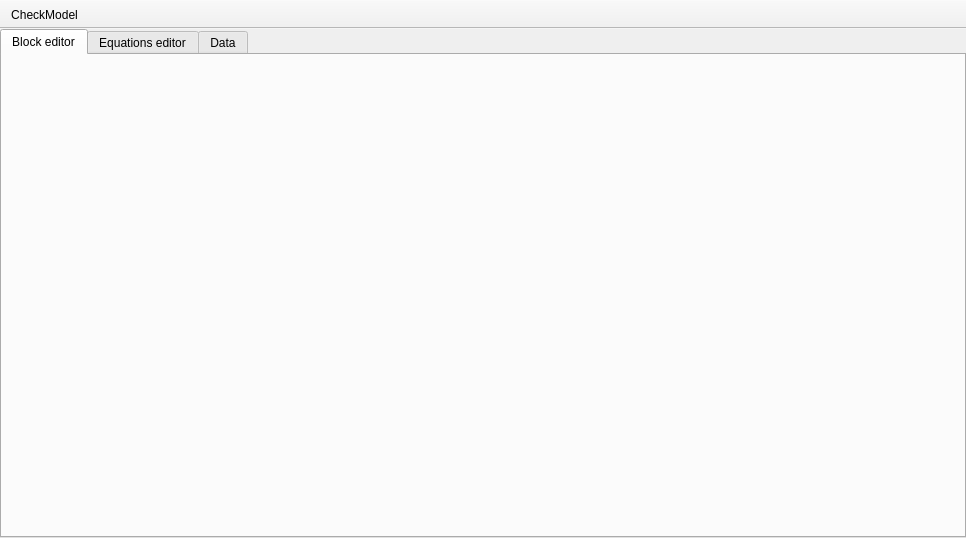
<?xml version="1.0" encoding="UTF-8"?>
<ui version="4.0">
 <class>MainWindow</class>
 <widget class="QMainWindow" name="MainWindow">
  <property name="geometry">
   <rect>
    <x>0</x>
    <y>0</y>
    <width>966</width>
    <height>538</height>
   </rect>
  </property>
  <property name="windowTitle">
   <string>MainWindow</string>
  </property>
  <widget class="QWidget" name="centralwidget">
   <layout class="QVBoxLayout" name="verticalLayout">
    <property name="leftMargin">
     <number>0</number>
    </property>
    <property name="topMargin">
     <number>0</number>
    </property>
    <property name="rightMargin">
     <number>0</number>
    </property>
    <property name="bottomMargin">
     <number>0</number>
    </property>
    <item>
     <widget class="QTabWidget" name="tabWidget">
      <property name="currentIndex">
       <number>0</number>
      </property>
      <widget class="QWidget" name="tab">
       <attribute name="title">
        <string>Block editor</string>
       </attribute>
       <layout class="QVBoxLayout" name="verticalLayout_4">
        <item>
         <layout class="QVBoxLayout" name="editorLayout"/>
        </item>
       </layout>
      </widget>
      <widget class="QWidget" name="tab_edit">
       <attribute name="title">
        <string>Equations editor</string>
       </attribute>
       <layout class="QHBoxLayout" name="horizontalLayout_2">
        <item>
         <layout class="QHBoxLayout" name="equations_editor_layout"/>
        </item>
       </layout>
      </widget>
      <widget class="QWidget" name="tab_2">
       <attribute name="title">
        <string>Data</string>
       </attribute>
       <layout class="QVBoxLayout" name="verticalLayout_3">
        <item>
         <widget class="QSplitter" name="splitter_3">
          <property name="orientation">
           <enum>Qt::Orientation::Horizontal</enum>
          </property>
          <widget class="QFrame" name="frame_8">
           <property name="maximumSize">
            <size>
             <width>400</width>
             <height>16777215</height>
            </size>
           </property>
           <property name="frameShape">
            <enum>QFrame::Shape::NoFrame</enum>
           </property>
           <property name="frameShadow">
            <enum>QFrame::Shadow::Raised</enum>
           </property>
           <layout class="QVBoxLayout" name="verticalLayout_7">
            <property name="topMargin">
             <number>8</number>
            </property>
            <item>
             <widget class="QListWidget" name="datalistWidget">
              <item>
               <property name="text">
                <string>State variables</string>
               </property>
               <property name="foreground">
                <brush brushstyle="NoBrush">
                 <color alpha="255">
                  <red>64</red>
                  <green>191</green>
                  <blue>83</blue>
                 </color>
                </brush>
               </property>
              </item>
              <item>
               <property name="text">
                <string>State equations</string>
               </property>
               <property name="foreground">
                <brush brushstyle="NoBrush">
                 <color alpha="255">
                  <red>64</red>
                  <green>191</green>
                  <blue>83</blue>
                 </color>
                </brush>
               </property>
              </item>
              <item>
               <property name="text">
                <string>Algebraic variables</string>
               </property>
               <property name="foreground">
                <brush brushstyle="NoBrush">
                 <color alpha="255">
                  <red>26</red>
                  <green>95</green>
                  <blue>180</blue>
                 </color>
                </brush>
               </property>
              </item>
              <item>
               <property name="text">
                <string>Algebraic equations</string>
               </property>
               <property name="foreground">
                <brush brushstyle="NoBrush">
                 <color alpha="255">
                  <red>26</red>
                  <green>95</green>
                  <blue>180</blue>
                 </color>
                </brush>
               </property>
              </item>
              <item>
               <property name="text">
                <string>Parameters</string>
               </property>
               <property name="foreground">
                <brush brushstyle="NoBrush">
                 <color alpha="255">
                  <red>255</red>
                  <green>120</green>
                  <blue>0</blue>
                 </color>
                </brush>
               </property>
              </item>
             </widget>
            </item>
           </layout>
          </widget>
          <widget class="QFrame" name="PlotFrame">
           <property name="frameShape">
            <enum>QFrame::Shape::NoFrame</enum>
           </property>
           <property name="frameShadow">
            <enum>QFrame::Shadow::Raised</enum>
           </property>
           <layout class="QHBoxLayout" name="horizontalLayout">
            <item>
             <widget class="QSplitter" name="splitter">
              <property name="orientation">
               <enum>Qt::Orientation::Vertical</enum>
              </property>
              <widget class="QTableView" name="tableView_variables_and_params"/>
              <widget class="QTableView" name="tableView_equations"/>
             </widget>
            </item>
           </layout>
          </widget>
         </widget>
        </item>
       </layout>
      </widget>
     </widget>
    </item>
   </layout>
  </widget>
  <widget class="QToolBar" name="toolBar">
   <property name="windowTitle">
    <string>toolBar</string>
   </property>
   <property name="movable">
    <bool>false</bool>
   </property>
   <attribute name="toolBarArea">
    <enum>TopToolBarArea</enum>
   </attribute>
   <attribute name="toolBarBreak">
    <bool>false</bool>
   </attribute>
   <addaction name="actionCheckModel"/>
  </widget>
  <action name="actionCheckModel">
   <property name="text">
    <string>CheckModel</string>
   </property>
   <property name="menuRole">
    <enum>QAction::MenuRole::NoRole</enum>
   </property>
  </action>
 </widget>
 <resources>
  <include location="icons.qrc"/>
 </resources>
 <connections/>
</ui>
